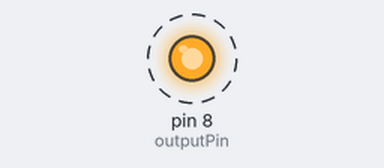
This sketch was run on a simulated Arduino Uno, built with avr-gcc and run on an emulated ATmega328P. Shown: output pins drawn as LEDs (lit = HIGH). Dashed ring = blinking.

Above: at 0.2 s.
Timing chart, 0 to 3.0 s (numbered marks = the images above):
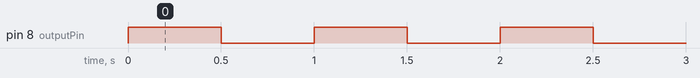

The sketch:

Blink1.ino
```cpp
// Pin where the output signal will be generated
const int outputPin = 8;

void setup() {
  pinMode(outputPin, OUTPUT);
}

void loop() {
  // set the pin HIGH (5V)
  digitalWrite(outputPin, HIGH);
  // waiting for 500 milliseconds
  delay(500);

  // set the pin LOW (0V)
  digitalWrite(outputPin, LOW);
  // waiting for 500 milliseconds
  delay(500);
}
```

Measured:
- by itself, pin 8 (outputPin): alternates HIGH for 0.50 s and LOW for 0.50 s
